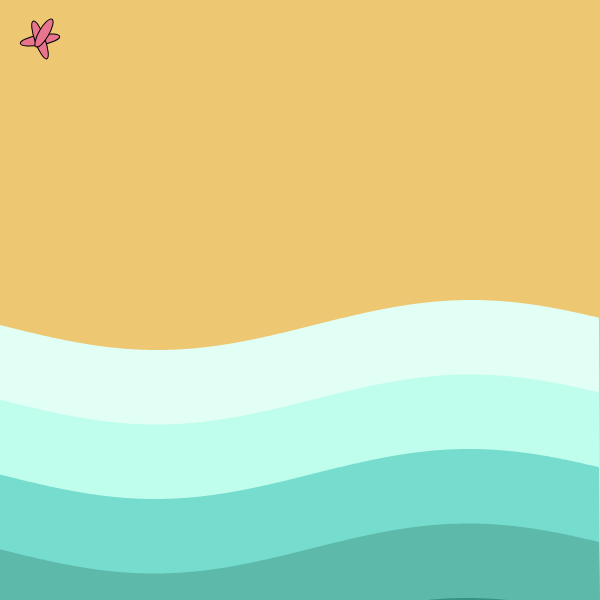
Frame 1 (no input)
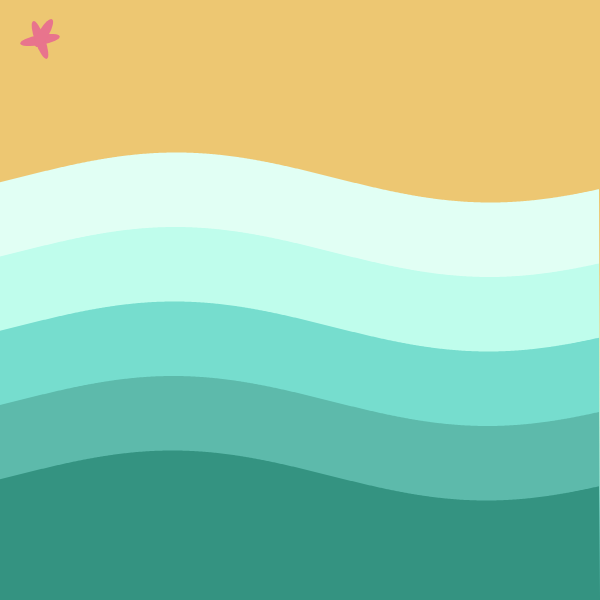
Frame 60 (no input)
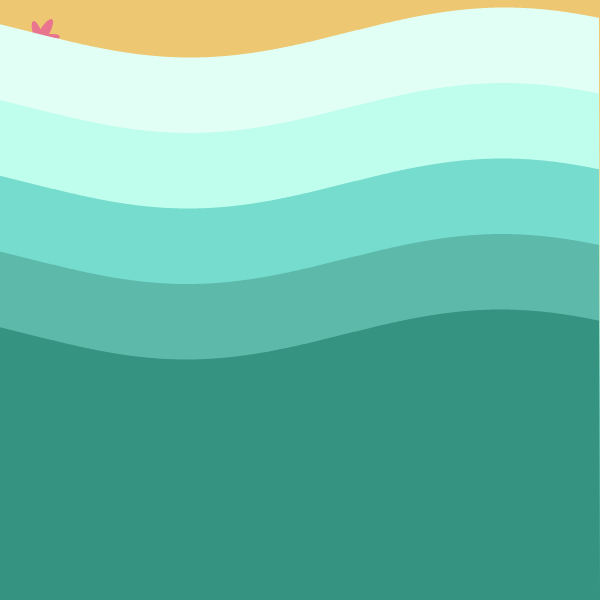
Frame 120 (the mouse pressed at the canvas centre since frame 60)

The p5.js sketch that drew these frames (run headless with seeded random() and noise() and a simulated clock; from frame 60 on, the mouse is pressed at the canvas centre):

// p5.js sketch
// ── sketch.js
var offset = 0;
var strum = 1;
var vertOne = 300;
var vertTwo = 350;
var v = 1;
var valueOffset = 0.01;
var value = 0.01;




function setup() { 
  createCanvas(600, 600);


} 
  
  
function draw() {
  background ('#edc772');
    
  push();
  
  translate (40, 40);
  for (var i = 1; i <3; i++)
    {
  fill ('#e8748d');
      rotate (radians (80));
  ellipse (0, 0, 10, 40);
  
    }
  
pop();
  
  push();
  translate (44, 33);
 fill ('#e8748d');
  rotate (radians (30));
  ellipse (0, 0, 10, 32);
  
  pop();
  
  
  
  
  fill ('#e1fff4');
 
  noStroke();
  beginShape();
  vertex(0, height);
  for(var x = -10; x < width; x++){
    //var angle = map(x, 0, width, 0, TWO_PI);
    var angle = offset + x * 0.01;
    // map x between 0 and width to 0 and Two Pi
    var y = map(sin(angle), -strum, strum, vertOne , vertTwo );
    vertex(x, y);
  }
    
  vertex(width, height);
  endShape();
  offset += value;
  if (vertOne <=5){
     v = -1;
     vertOne -= 0.5*v;
     vertTwo -= 0.5*v;
  } 
  else if (vertTwo >= 700 && v===-1){
    v = 1;
    vertOne -= 0.5*v;
    vertTwo -= 0.5*v;
  } else 
    
  {
    vertOne -= 0.5*v;
    vertTwo -= 0.5*v;
   }


  fill ('#bffdec');
 
  noStroke();
  beginShape();
  vertex(0, height);
  for(var x = -10; x < width; x++){
    //var angle = map(x, 0, width, 0, TWO_PI);
    var angle = offset + x * 0.01;
    // map x between 0 and width to 0 and Two Pi
    var y = map(sin(angle), -strum, strum, vertOne+75  , vertTwo+75  );
    vertex(x, y);
  }
    
  vertex(width, height);
  endShape();
  offset += value;
  if (vertOne <=-10){
     v = -1;
     vertOne -= 0.5*v;
     vertTwo -= 0.5*v;
  } 
  else if (vertTwo +75 >= 700 && v===-1){
    v = 1;
    vertOne -= 0.5*v;
    vertTwo -= 0.5*v;
  } else 
    
  {
    vertOne -= 0.5*v;
    vertTwo -= 0.5*v;
   }
  
   fill ('#76ddce');
 
  noStroke();
  beginShape();
  vertex(0, height);
  for(var x = -10; x < width; x++){
    //var angle = map(x, 0, width, 0, TWO_PI);
    var angle = offset + x * 0.01;
    // map x between 0 and width to 0 and Two Pi
    var y = map(sin(angle), -strum, strum, vertOne+150  , vertTwo+150  );
    vertex(x, y);
  }
    
  vertex(width, height);
  endShape();
  offset += value;
  if (vertOne <=-10){
     v = -1;
     vertOne -= 0.5*v;
     vertTwo -= 0.5*v;
  } 
  else if (vertTwo +150 >= 700 && v===-1){
    v = 1;
    vertOne -= 0.5*v;
    vertTwo -= 0.5*v;
  } else 
    
  {
    vertOne -= 0.5*v;
    vertTwo -= 0.5*v;
   }
  
   fill ('#5dbaab');
 
  noStroke();
  beginShape();
  vertex(0, height);
  for(var x = -10; x < width; x++){
    //var angle = map(x, 0, width, 0, TWO_PI);
    var angle = offset + x * 0.01;
    // map x between 0 and width to 0 and Two Pi
    var y = map(sin(angle), -strum, strum, vertOne+225  , vertTwo+225  );
    vertex(x, y);
  }
    
  vertex(width, height);
  endShape();
  offset += value;
  if (vertOne <=-10){
     v = -1;
     vertOne -= 0.5*v;
     vertTwo -= 0.5*v;
  } 
  else if (vertTwo +225 >= 700 && v===-1){
    v = 1;
    vertOne -= 0.5*v;
    vertTwo -= 0.5*v;
  } else 
    
  {
    vertOne -= 0.5*v;
    vertTwo -= 0.5*v;
   }
  
  fill ('#349381');
 
  noStroke();
  beginShape();
  vertex(0, height);
  for(var x = -10; x < width; x++){
    //var angle = map(x, 0, width, 0, TWO_PI);
    var angle = offset + x * 0.01;
    // map x between 0 and width to 0 and Two Pi
    var y = map(sin(angle), -strum, strum, vertOne+300  , vertTwo+300  );
    vertex(x, y);
  }
    
  vertex(width, height);
  endShape();
  offset += value;
  if (vertOne <=-10){
     v = -1;
     vertOne -= 0.5*v;
     vertTwo -= 0.5*v;
  } 
  else if (vertTwo +300 >= 700 && v===-1){
    v = 1;
    vertOne -= 0.5*v;
    vertTwo -= 0.5*v;
  } else 
    
  {
    vertOne -= 0.5*v;
    vertTwo -= 0.5*v;
   }
  
  
}// end of draw
